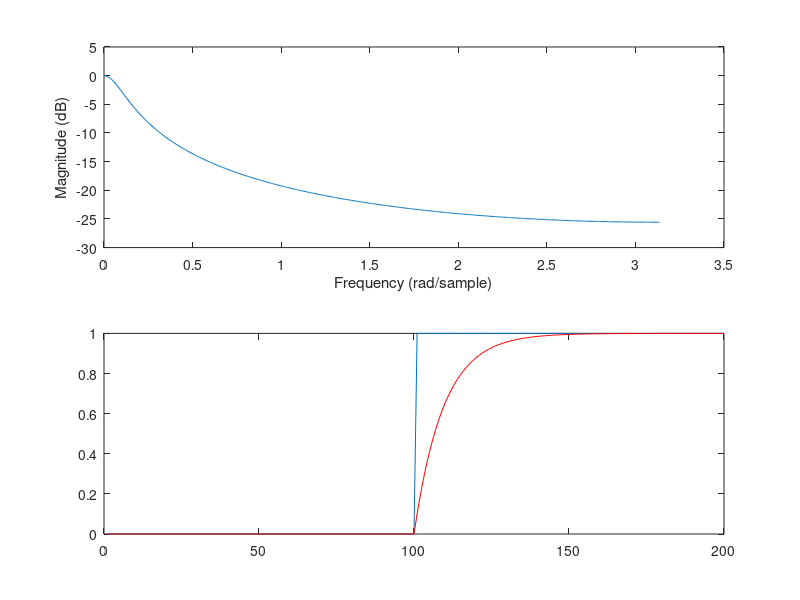

Here is the MATLAB script that generated this plot:
% Script to examine AGC loop filter

clear all
close all

beta=.1

b=beta
a=[1 beta-1]

x=[zeros(1,100) ones(1,100)];
y=filter(b,a,x);

figure
subplot(2,1,1)
[h,w] = freqz(b,a);
plot(w,20*log10(abs(h)))
xlabel('Frequency (rad/sample)')
ylabel('Magnitude (dB)')

subplot(2,1,2)
plot(x)
hold on
plot(y,'r')
